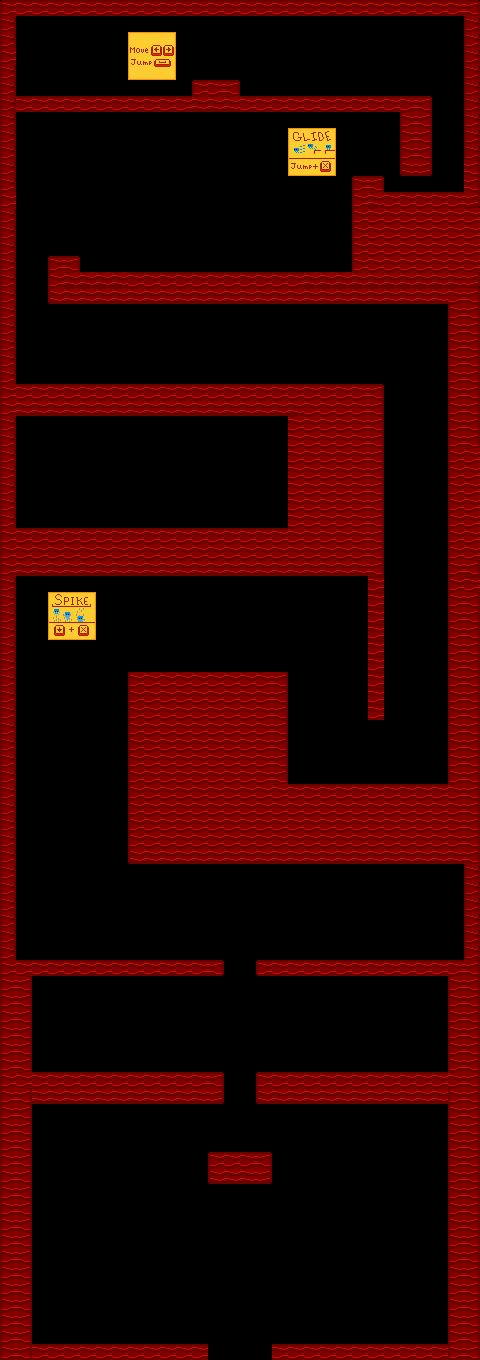

A 2D game scene composited from a Tiled map and its tileset images. What follows is a short description and the map's XML, with each tile layer's data collapsed to a summary:
An orthogonal 30x85 tile map with 16x16 px tiles, 2 tile layers (Background, Mask) and 64 objects.

<map version="1.4" tiledversion="2020.09.22" orientation="orthogonal" renderorder="right-down" width="30" height="85" tilewidth="16" tileheight="16" infinite="0" nextlayerid="5" nextobjectid="132">
 <tileset firstgid="1" source="tilemap.tsx" />
 <layer id="1" name="Background" width="30" height="85">
  <data>[2550 cells, 917 non-empty, 41 distinct tile ids]</data>
 </layer>
 <objectgroup id="3" name="Solids">
  <object id="38" x="0" y="0" width="16" height="976" />
  <object id="39" x="48" y="256" width="32" height="32" />
  <object id="40" x="80" y="272" width="400" height="16" />
  <object id="44" x="352" y="240" width="128" height="32" />
  <object id="53" x="464" y="0" width="16" height="240" />
  <object id="54" x="16" y="0" width="448" height="16" />
  <object id="55" x="16" y="96" width="384" height="16" />
  <object id="56" x="400" y="96" width="32" height="80" />
  <object id="57" x="352" y="176" width="32" height="64" />
  <object id="58" x="384" y="192" width="80" height="48" />
  <object id="61" x="192" y="80" width="48" height="16" />
  <object id="65" x="16" y="384" width="368" height="32" />
  <object id="69" x="288" y="416" width="96" height="160" />
  <object id="70" x="48" y="288" width="432" height="16" />
  <object id="71" x="448" y="304" width="32" height="560" />
  <object id="87" x="368" y="576" width="16" height="144" />
  <object id="89" x="288" y="784" width="160" height="80" />
  <object id="93" x="128" y="672" width="160" height="192" />
  <object id="94" x="16" y="528" width="272" height="48" />
  <object id="102" x="16" y="960" width="208" height="16" />
  <object id="103" x="256" y="960" width="208" height="16" />
  <object id="104" x="464" y="864" width="16" height="112" />
  <object id="111" x="448" y="976" width="32" height="384" />
  <object id="113" x="0" y="976" width="32" height="384" />
  <object id="116" x="32" y="1072" width="192" height="32" />
  <object id="117" x="256" y="1072" width="192" height="32" />
  <object id="118" x="208" y="1152" width="64" height="32" />
  <object id="124" x="32" y="1344" width="176" height="16" />
  <object id="125" x="272" y="1344" width="176" height="16" />
 </objectgroup>
 <objectgroup id="4" name="Elements">
  <object id="32" x="48" y="80">
   <properties>
    <property name="type" value="ice_player_spawn" />
   </properties>
   <point />
  </object>
  <object id="59" x="80" y="264" width="272" height="8">
   <properties>
    <property name="type" value="death" />
   </properties>
  </object>
  <object id="62" x="192" y="304" height="96">
   <properties>
    <property name="density" type="int" value="1" />
    <property name="speed" type="float" value="100" />
    <property name="type" value="fireball_line" />
    <property name="velX" type="float" value="0" />
    <property name="velY" type="float" value="1" />
   </properties>
  </object>
  <object id="66" x="272" y="304" height="96">
   <properties>
    <property name="density" type="int" value="2" />
    <property name="speed" type="float" value="100" />
    <property name="type" value="fireball_line" />
    <property name="velX" type="float" value="0" />
    <property name="velY" type="float" value="1" />
   </properties>
  </object>
  <object id="73" x="368" y="480" width="96">
   <properties>
    <property name="density" type="int" value="1" />
    <property name="speed" type="float" value="40" />
    <property name="type" value="fireball_line" />
    <property name="velX" type="float" value="1" />
    <property name="velY" type="float" value="0" />
   </properties>
  </object>
  <object id="74" x="368" y="528" width="96">
   <properties>
    <property name="density" type="int" value="1" />
    <property name="speed" type="float" value="60" />
    <property name="type" value="fireball_line" />
    <property name="velX" type="float" value="1" />
    <property name="velY" type="float" value="0" />
   </properties>
  </object>
  <object id="75" x="80" y="448" width="32" height="80">
   <properties>
    <property name="type" value="steam" />
   </properties>
  </object>
  <object id="76" x="144" y="448" width="32" height="80">
   <properties>
    <property name="type" value="steam" />
   </properties>
  </object>
  <object id="77" x="48" y="448" width="32" height="80">
   <properties>
    <property name="type" value="steam" />
   </properties>
  </object>
  <object id="78" x="16" y="448" width="32" height="80">
   <properties>
    <property name="type" value="steam" />
   </properties>
  </object>
  <object id="79" x="112" y="448" width="32" height="80">
   <properties>
    <property name="type" value="steam" />
   </properties>
  </object>
  <object id="80" x="176" y="448" width="32" height="80">
   <properties>
    <property name="type" value="steam" />
   </properties>
  </object>
  <object id="81" x="208" y="448" width="32" height="80">
   <properties>
    <property name="type" value="steam" />
   </properties>
  </object>
  <object id="82" x="240" y="448" width="32" height="80">
   <properties>
    <property name="type" value="steam" />
   </properties>
  </object>
  <object id="83" x="272" y="448" width="16" height="80">
   <properties>
    <property name="type" value="steam" />
   </properties>
  </object>
  <object id="85" x="16" y="704" width="16" height="16">
   <properties>
    <property name="orientation" value="left" />
    <property name="trigger" value="steam_intro" />
    <property name="type" value="button" />
   </properties>
  </object>
  <object id="86" x="16" y="800" width="112" height="16">
   <properties>
    <property name="orientation" value="horizontal" />
    <property name="type" value="door" />
   </properties>
  </object>
  <object id="95" x="288" y="672" width="80" height="112">
   <properties>
    <property name="type" value="steam" />
   </properties>
  </object>
  <object id="96" x="112" y="704" width="16" height="16">
   <properties>
    <property name="orientation" value="right" />
    <property name="trigger" value="steam_intro" />
    <property name="type" value="button" />
   </properties>
  </object>
  <object id="97" x="240" y="656" width="16" height="16">
   <properties>
    <property name="connection" value="door_example" />
    <property name="orientation" value="up" />
    <property name="type" value="button" />
   </properties>
  </object>
  <object id="99" x="208" y="576" width="16" height="96">
   <properties>
    <property name="connection" value="door_example" />
    <property name="orientation" value="vertical" />
    <property name="type" value="door" />
   </properties>
  </object>
  <object id="100" x="16" y="672" width="112" height="128">
   <properties>
    <property name="type" value="steam" />
   </properties>
  </object>
  <object id="107" x="16" y="1008" width="448">
   <properties>
    <property name="density" type="int" value="7" />
    <property name="speed" type="float" value="60" />
    <property name="type" value="fireball_line" />
    <property name="velX" type="float" value="1" />
    <property name="velY" type="float" value="0" />
   </properties>
  </object>
  <object id="108" x="16" y="1040" width="448">
   <properties>
    <property name="density" type="int" value="7" />
    <property name="speed" type="float" value="60" />
    <property name="type" value="fireball_line" />
    <property name="velX" type="float" value="-1" />
    <property name="velY" type="float" value="0" />
   </properties>
  </object>
  </objectgroup>
 <layer id="5" name="Mask" width="30" height="85">
  <data>[2550 cells, 114 non-empty, 6 distinct tile ids]</data>
 </layer>
</map>
<!-- 11 of 64 objects omitted -->
